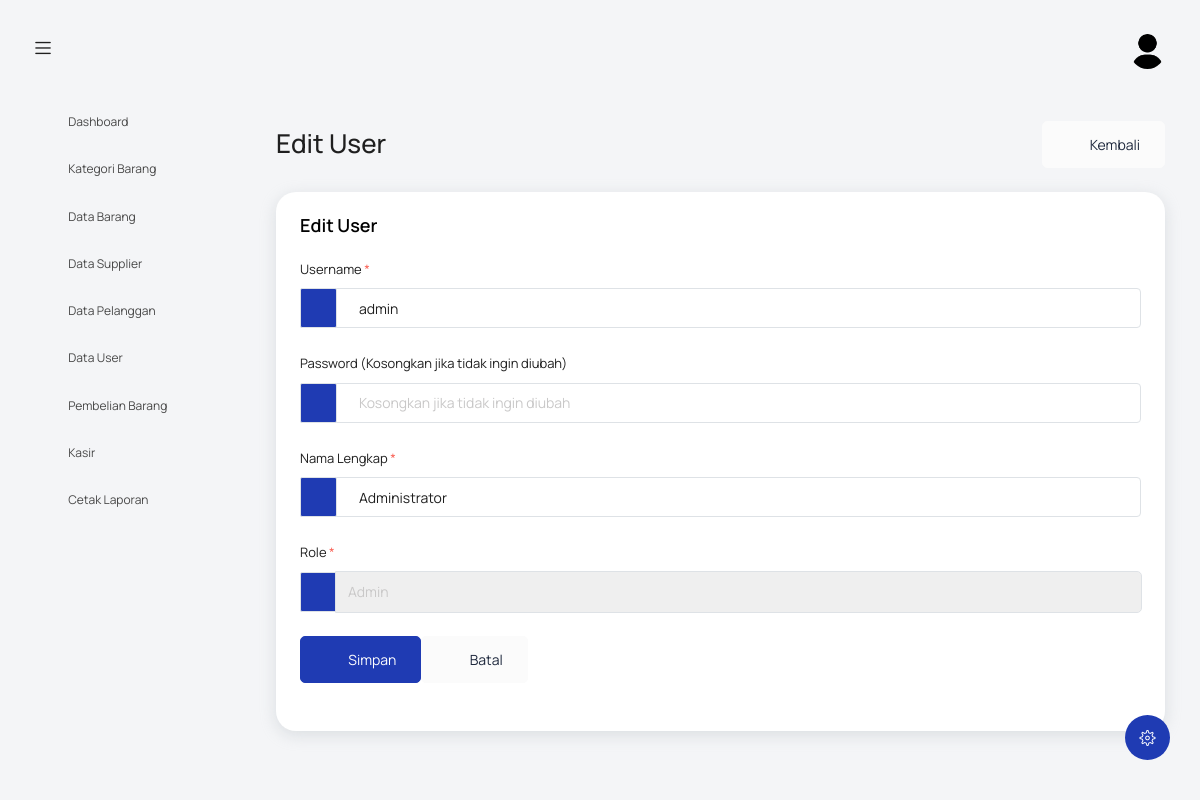
The app's page /index.php?controller=user&action=edit&id=1 (signed in) with its own data.
### tables this page shows
CREATE TABLE `users` (
  `id_user` int NOT NULL,
  `username` varchar(50) NOT NULL,
  `password` varchar(255) NOT NULL,
  `nama_lengkap` varchar(100) DEFAULT NULL,
  `role` enum('admin','kasir','owner') DEFAULT 'kasir',
  `created_at` timestamp NULL DEFAULT CURRENT_TIMESTAMP
);

### controllers/UserController.php (called while the page is built, shortened)
<?php
require_once 'models/UserModel.php';
class UserController {
    public function edit() {
        include 'views/user/form.php';
    }
}
?>

### models/UserModel.php (called while the page is built, shortened)
<?php
require_once 'config/koneksi.php';
class UserModel {
    private $conn;
    private $table = 'users';
    public function __construct() {
        $database = new Database();
        $this->conn = $database->getConnection();
    }
    public function getById($id) {
        $query = "SELECT id_user, username, nama_lengkap, role FROM " . $this->table . " WHERE id_user = ? LIMIT 0,1";
        $stmt = $this->conn->prepare($query);
        $stmt->bindParam(1, $id);
        $stmt->execute();
        return $stmt->fetch(PDO::FETCH_ASSOC);
    }
}
?>

### config/koneksi.php (called while the page is built, shortened)
<?php
class Database {
    private $host = "localhost";
    private $username = "root";
    private $password = "";
    private $database = "agro_tani";
    public function getConnection() {
        $this->conn = null;
        try {
            $this->conn = new PDO("mysql:host=" . $this->host . ";dbname=" . $this->database, $this->username, $this->password);
            $this->conn->exec("set names utf8");
            $this->conn->setAttribute(PDO::ATTR_ERRMODE, PDO::ERRMODE_EXCEPTION);
            $this->conn->setAttribute(PDO::ATTR_DEFAULT_FETCH_MODE, PDO::FETCH_ASSOC);
        } catch(PDOException $exception) {
            error_log("Database connection error: " . $exception->getMessage());
            echo "Koneksi database gagal: " . $exception->getMessage();
        }
        return $this->conn;
    }
}
?>

### views/user/form.php (the view, shortened to what this page needs)
<?php
include('template/header.php');
$mode_edit = isset($_GET['id']) && !empty($_GET['id']);
$user = null;
if ($mode_edit) {
    require_once 'models/UserModel.php';
    $model = new UserModel();
    $user = $model->getById($_GET['id']);
}
?>
<body>
  <div class="container-scroller">
    <?php include 'template/navbar.php'; ?>
    <div class="container-fluid page-body-wrapper">
      <?php include 'template/setting_panel.php'; ?>
      <?php include 'template/sidebar.php'; ?>
      <div class="main-panel">
        <div class="content-wrapper">
          <div class="row">
            <div class="col-sm-12">
              <div class="d-flex justify-content-between align-items-center mb-4">
                <div>
                  <h2 class="mb-1">
                    <?php echo $mode_edit ? 'Edit User' : 'Tambah User'; ?>
                  </h2>
                </div>
                <a href="index.php?controller=user&action=index" class="btn btn-light btn-icon-text">
                  <i class="mdi mdi-arrow-left btn-icon-prepend"></i> Kembali
                </a>
              </div>
            </div>
          </div>
          <div class="row">
            <div class="col-12">
              <div class="card">
                <div class="card-body">
                  <h4 class="card-title mb-4">
                    <?php echo $mode_edit ? 'Edit User' : 'Tambah User Baru'; ?>
                  </h4>
                  <form method="POST" action="index.php?controller=user&action=<?php echo $mode_edit ? 'edit&id='.$_GET['id'] : 'tambah'; ?>">
                    <div class="row">
                      <div class="col-12">
                        <div class="form-group">
                          <label for="username">Username <span class="text-danger">*</span></label>
                          <div class="input-group">
                            <div class="input-group-prepend">
                              <span class="input-group-text bg-primary text-white" style="height: 40px; display: flex; align-items: center; font-size: 14px;"><i class="mdi mdi-account"></i></span>
                            </div>
                            <input type="text"
                                   class="form-control"
                                   style="height: 40px;"
                                   id="username"
                                   name="username"
                                   value="<?php echo $mode_edit ? htmlspecialchars($user['username']) : ''; ?>"
                                   placeholder="Masukkan username"
                                   required
                                   maxlength="50">
                          </div>
                        </div>
                        <?php if (!$mode_edit): ?>
                        <div class="form-group">
                          <label for="password">Password <span class="text-danger">*</span></label>
                          <div class="input-group">
                            <div class="input-group-prepend">
                              <span class="input-group-text bg-primary text-white" style="height: 40px; display: flex; align-items: center; font-size: 14px;"><i class="mdi mdi-lock"></i></span>
                            </div>
                            <input type="password"
                                   class="form-control"
                                   style="height: 40px;"
                                   id="password"
                                   name="password"
                                   placeholder="Masukkan password"
                                   required
                                   minlength="6">
                          </div>
                        </div>
                        <?php else: ?>
                        <div class="form-group">
                          <label for="password">Password (Kosongkan jika tidak ingin diubah)</label>
                          <div class="input-group">
                            <div class="input-group-prepend">
                              <span class="input-group-text bg-primary text-white" style="height: 40px; display: flex; align-items: center; font-size: 14px;"><i class="mdi mdi-lock"></i></span>
                            </div>
                            <input type="password"
                                   class="form-control"
                                   style="height: 40px;"
                                   id="password"
                                   name="password"
                                   placeholder="Kosongkan jika tidak ingin diubah"
                                   minlength="6">
                          </div>
                        </div>
                        <?php endif; ?>
                        <div class="form-group">
                          <label for="nama_lengkap">Nama Lengkap <span class="text-danger">*</span></label>
                          <div class="input-group">
                            <div class="input-group-prepend">
                              <span class="input-group-text bg-primary text-white" style="height: 40px; display: flex; align-items: center; font-size: 14px;"><i class="mdi mdi-account-circle"></i></span>
                            </div>
                            <input type="text"
                                   class="form-control"
                                   style="height: 40px;"
                                   id="nama_lengkap"
                                   name="nama_lengkap"
                                   value="<?php echo $mode_edit ? htmlspecialchars($user['nama_lengkap']) : ''; ?>"
                                   placeholder="Masukkan nama lengkap"
                                   required
                                   maxlength="100">
                          </div>
                        </div>
                        <div class="form-group">
                          <label for="role">Role <span class="text-danger">*</span></label>
                          <div class="input-group">
                            <div class="input-group-prepend">
                              <span class="input-group-text bg-primary text-white" style="height: 40px; display: flex; align-items: center; font-size: 14px;"><i class="mdi mdi-shield-account"></i></span>
                            </div>
                            <select class="form-control"
                                    style="height: 40px;"
                                    id="role"
                                    name="role"
                                    required>
                              <option value="admin" <?php echo ($mode_edit && $user['role'] == 'admin') ? 'selected' : ''; ?>>Admin</option>
                            </select>
                          </div>
                        </div>
                        <div class="form-group mt-4">
                          <div class="d-flex">
                            <button type="submit" class="btn btn-primary btn-icon-text">
                              <i class="mdi mdi-content-save btn-icon-prepend"></i> Simpan
                            </button>
                            <a href="index.php?controller=user&action=index" class="btn btn-light btn-icon-text ml-2">
                              <i class="mdi mdi-close btn-icon-prepend"></i> Batal
                            </a>
                          </div>
                        </div>
                      </div>
                    </div>
                  </form>
                </div>
              </div>
            </div>
          </div>
        </div>
      </div>
    </div>
  </div>
</body>
</html>

### records on screen
users: username "admin", nama_lengkap "Administrator", role "Admin"
